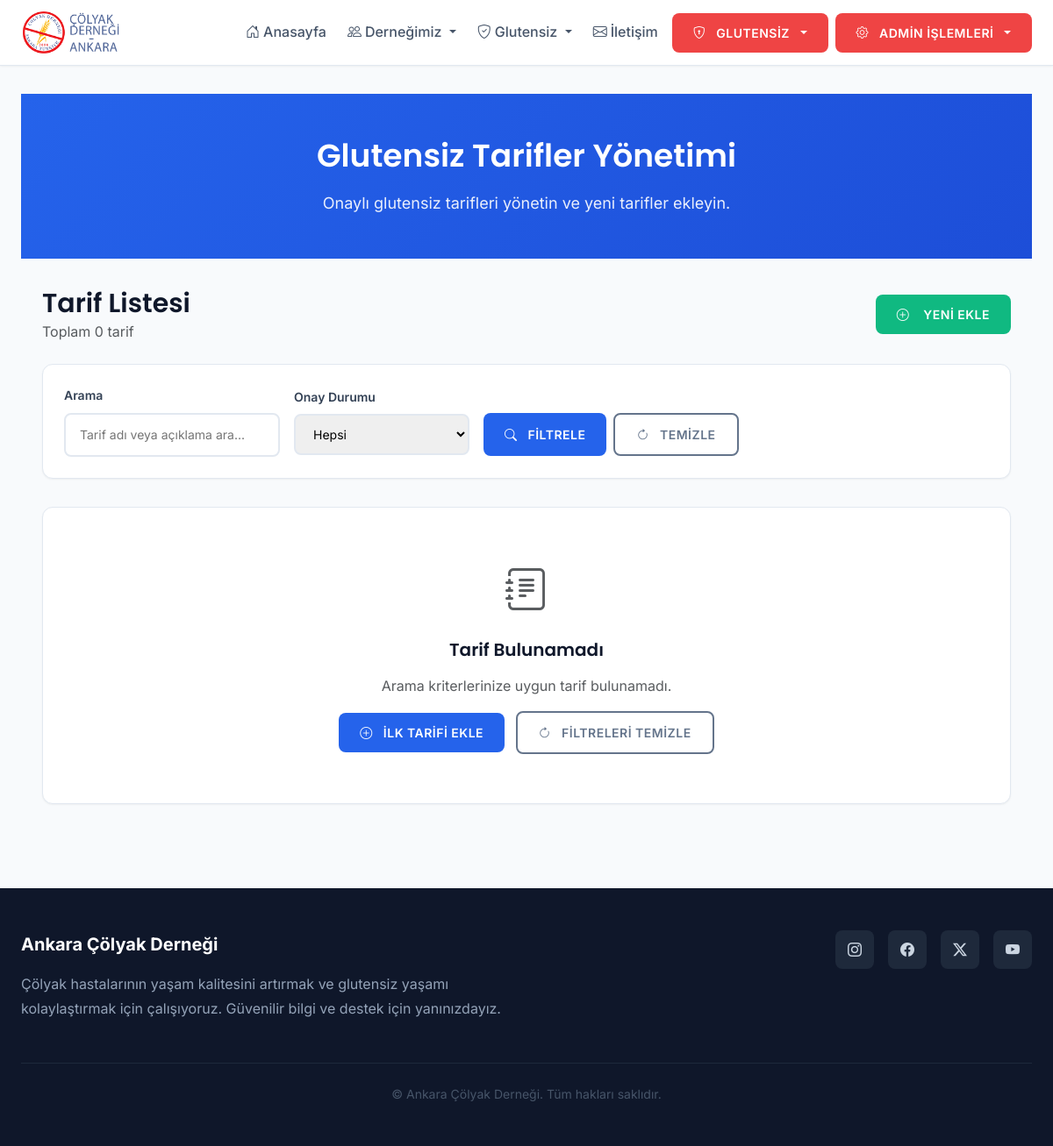
Before: /users/admin/recipes/ (signed in) with the older database file.
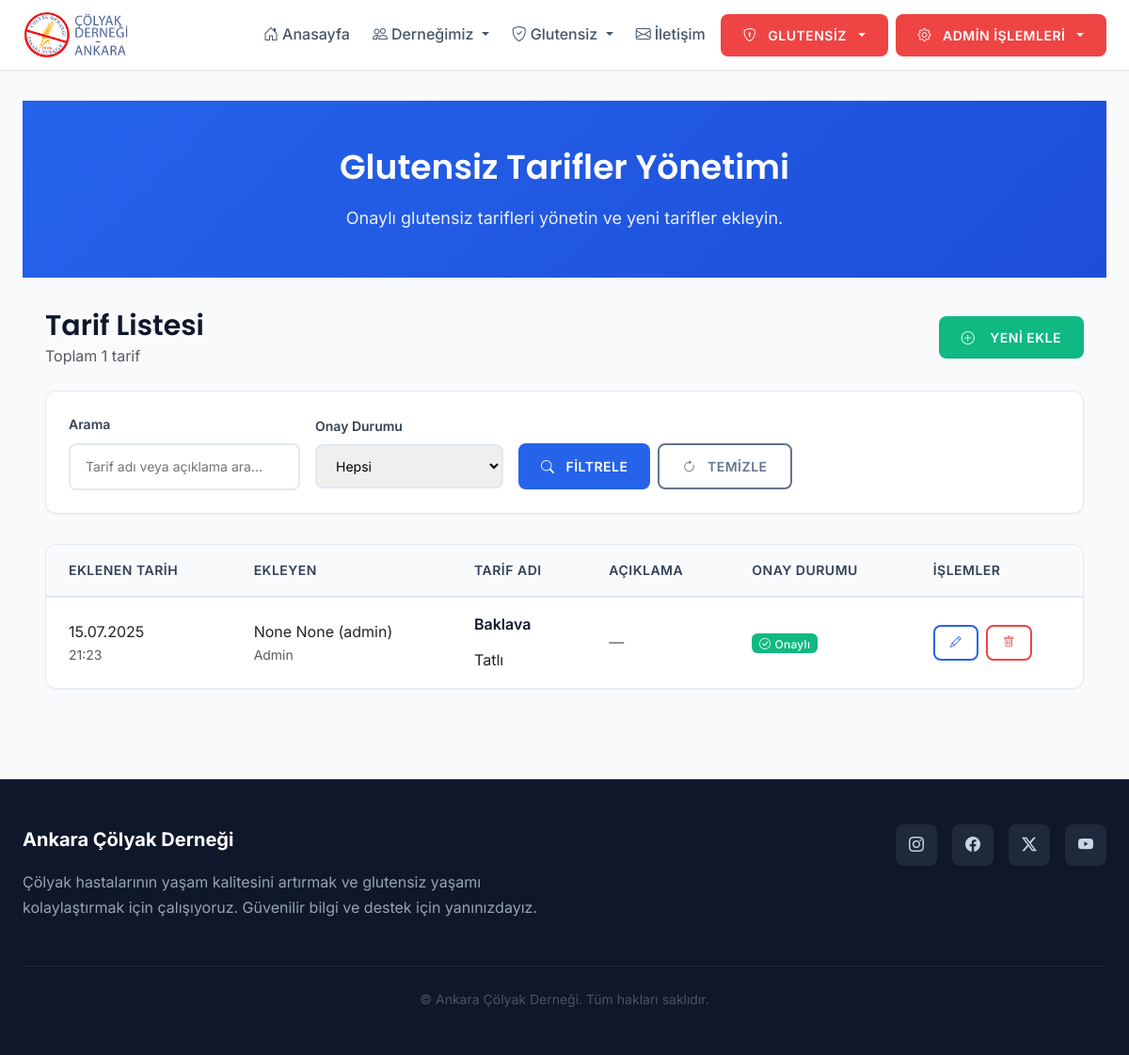
After: the same page with the newer database file.
### users/models.py (models this page shows, shortened)
class GlutenFreeRecipe(models.Model):
    name = models.CharField(max_length=100, verbose_name="Tarif Adı")
    category = models.ForeignKey(RecipeCategory, on_delete=models.SET_NULL, null=True, blank=True, verbose_name="Kategori")
    description = models.TextField(blank=True, null=True, verbose_name="Açıklama")
    ingredients = models.TextField(blank=True, null=True, verbose_name="Malzemeler")
    instructions = models.TextField(blank=True, null=True, verbose_name="Hazırlanış")
    is_approved = models.BooleanField(default=False, verbose_name="Onaylı mı?")
    approved_at = models.DateTimeField(auto_now=True, verbose_name="Onay Tarihi")
    created_at = models.DateTimeField(auto_now_add=True, verbose_name="Oluşturulma Tarihi")
    added_by = models.ForeignKey('User', null=True, blank=True, on_delete=models.SET_NULL, related_name='added_%(class)s_items', verbose_name='Ekleyen')
    class Meta:
        verbose_name = "Glutensiz Tarif"
        verbose_name_plural = "Glutensiz Tarifler"

class User(AbstractBaseUser, PermissionsMixin):
    class Role(models.TextChoices):
        EDITOR = 'editor', 'Editör'
        ADMIN = 'admin', 'Yönetici'
    username = models.CharField(max_length=150, unique=True)
    first_name = models.CharField(max_length=30, blank=True, null=True)
    last_name = models.CharField(max_length=30, blank=True, null=True)
    role = models.CharField(max_length=10, choices=Role.choices, default=Role.EDITOR)
    date_joined = models.DateTimeField(default=timezone.now)
    last_login = models.DateTimeField(blank=True, null=True)
    is_active = models.BooleanField(default=True)
    is_staff = models.BooleanField(default=False)
    can_edit_foods = models.BooleanField(default=False, verbose_name='Glutensiz Gıda Yetki')
    can_edit_venues = models.BooleanField(default=False, verbose_name='Glutensiz Mekan Yetki')
    can_edit_hotels = models.BooleanField(default=False, verbose_name='Glutensiz Otel Yetki')
    can_edit_medicines = models.BooleanField(default=False, verbose_name='Glutensiz İlaç Yetki')
    can_edit_recipes = models.BooleanField(default=False, verbose_name='Glutensiz Tarif Yetki')
    USERNAME_FIELD = 'username'
    REQUIRED_FIELDS = []
    objects = UserManager()
    def __str__(self):
        return f"{self.first_name} {self.last_name} ({self.username})"

class RecipeCategory(models.Model):
    name = models.CharField(max_length=100, unique=True, verbose_name="Kategori Adı")
    class Meta:
        verbose_name = "Tarif Kategorisi"
        verbose_name_plural = "Tarif Kategorileri"
    def __str__(self):
        return self.name

### users/views.py (the view)
        def wrapper(request, *args, **kwargs):
            if not request.user.is_authenticated:
                return redirect('login')
            if request.user.is_superuser:
                return view_func(request, *args, **kwargs)
            if request.user.role == 'editor' and getattr(request.user, permission_field, False):
                return view_func(request, *args, **kwargs)
            messages.error(request, 'Bu sayfaya erişim yetkiniz bulunmamaktadır.')
            return redirect('home')

### users/views.py (called while the page is built)
def editor_permission_required(permission_field):
    def decorator(view_func):
        def wrapper(request, *args, **kwargs):
            if not request.user.is_authenticated:
                return redirect('login')
            if request.user.is_superuser:
                return view_func(request, *args, **kwargs)
            if request.user.role == 'editor' and getattr(request.user, permission_field, False):
                return view_func(request, *args, **kwargs)
            messages.error(request, 'Bu sayfaya erişim yetkiniz bulunmamaktadır.')
            return redirect('home')
        return wrapper
    return decorator

### templates/users/admin_recipe_list.html (shortened to what the changed rows need)
{% extends 'base.html' %}
{% load static %}
{% block content %}
<div class="page-header">
  <div class="container">
    <h1>Glutensiz Tarifler Yönetimi</h1>
  </div>
</div>
<div class="container">
  <div class="d-flex justify-content-between align-items-center mb-4 flex-wrap gap-3">
    <div>
      <h2 class="mb-0">Tarif Listesi</h2>
      <p class="text-muted mb-0">Toplam {{ recipes|length }} tarif</p>
    </div>
  </div>
  {% if recipes %}
    <div class="table-container">
      <table class="table">
        <thead>
          <tr>
            <th>Eklenen Tarih</th>
            <th>Ekleyen</th>
            <th>Tarif Adı</th>
            <th>Açıklama</th>
            <th>Onay Durumu</th>
            <th>İşlemler</th>
          </tr>
        </thead>
        <tbody>
          {% for recipe in recipes %}
          <tr>
            <td>
              <div class="date-info">
                <div class="date-value">{{ recipe.created_at|date:"d.m.Y" }}</div>
                <div class="time-value text-muted small">{{ recipe.created_at|date:"H:i" }}</div>
              </div>
            </td>
            <td>
              <div class="user-info">
                {% if recipe.added_by %}
                  <div class="user-name">{{ recipe.added_by }}</div>
                  <div class="user-role text-muted small">Admin</div>
                {% else %}
                  <span class="text-muted">—</span>
                {% endif %}
              </div>
            </td>
            <td>
              <div class="recipe-info">
                <div class="recipe-name">{{ recipe.name }}</div>
                {% if recipe.category %}
                  <div class="recipe-category">
                    <span class="category-badge">{{ recipe.category }}</span>
                  </div>
                {% endif %}
              </div>
            </td>
            <td>
              {% if recipe.description %}
                <div class="description-info">
                  <span class="description-text">{{ recipe.description|truncatechars:60 }}</span>
                </div>
              {% else %}
                <span class="text-muted">—</span>
              {% endif %}
            </td>
            <td>
              {% if recipe.is_approved %}
                <span class="badge bg-success">
                  <i class="bi bi-check-circle me-1"></i>Onaylı
                </span>
              {% else %}
                <span class="badge bg-warning">
                  <i class="bi bi-clock me-1"></i>Beklemede
                </span>
              {% endif %}
            </td>
            <td>
              <div class="action-buttons">
                <a href="{% url 'admin_recipe_update' recipe.pk %}" class="btn btn-sm btn-outline-primary" title="Düzenle">
                  <i class="bi bi-pencil"></i>
                </a>
                <a href="{% url 'admin_recipe_delete' recipe.pk %}" class="btn btn-sm btn-outline-danger" title="Sil">
                  <i class="bi bi-trash"></i>
                </a>
              </div>
            </td>
          </tr>
          {% endfor %}
        </tbody>
      </table>
    </div>
  {% else %}
    <div class="card">
      <div class="card-body text-center">
        <div class="empty-state">
          <i class="bi bi-journal-text text-muted" style="font-size: 3rem;"></i>
          <h4 class="mt-3">Tarif Bulunamadı</h4>
          <p class="text-muted">Arama kriterlerinize uygun tarif bulunamadı.</p>
          <div class="mt-3">
            <a href="{% url 'admin_recipe_create' %}" class="btn btn-primary me-2">
              <i class="bi bi-plus-circle me-1"></i>İlk Tarifi Ekle
            </a>
            <button class="btn btn-outline-secondary" onclick="window.location.href=window.location.pathname">
              <i class="bi bi-arrow-clockwise me-1"></i>Filtreleri Temizle
            </button>
          </div>
        </div>
      </div>
    </div>
  {% endif %}
</div>
{% endblock %}

Changed rows visible on the page:
added GlutenFreeRecipe: created_at "15.07.2025", created_at "21:23", added_by "None None (admin)", name "Baklava", category "Tatlı", is_approved True (drawn)
Other visible differences:
{{ recipes|length }}: "0" → "1"
text no longer shown: "Tarif Bulunamadı Arama kriterlerinize uygun tarif bulunamadı. İLK TARIFI EKLE FILTRELERI TEMIZLE"
text now shown: "EKLENEN TARIH EKLEYEN TARIF ADI AÇIKLAMA ONAY DURUMU İŞLEMLER"
